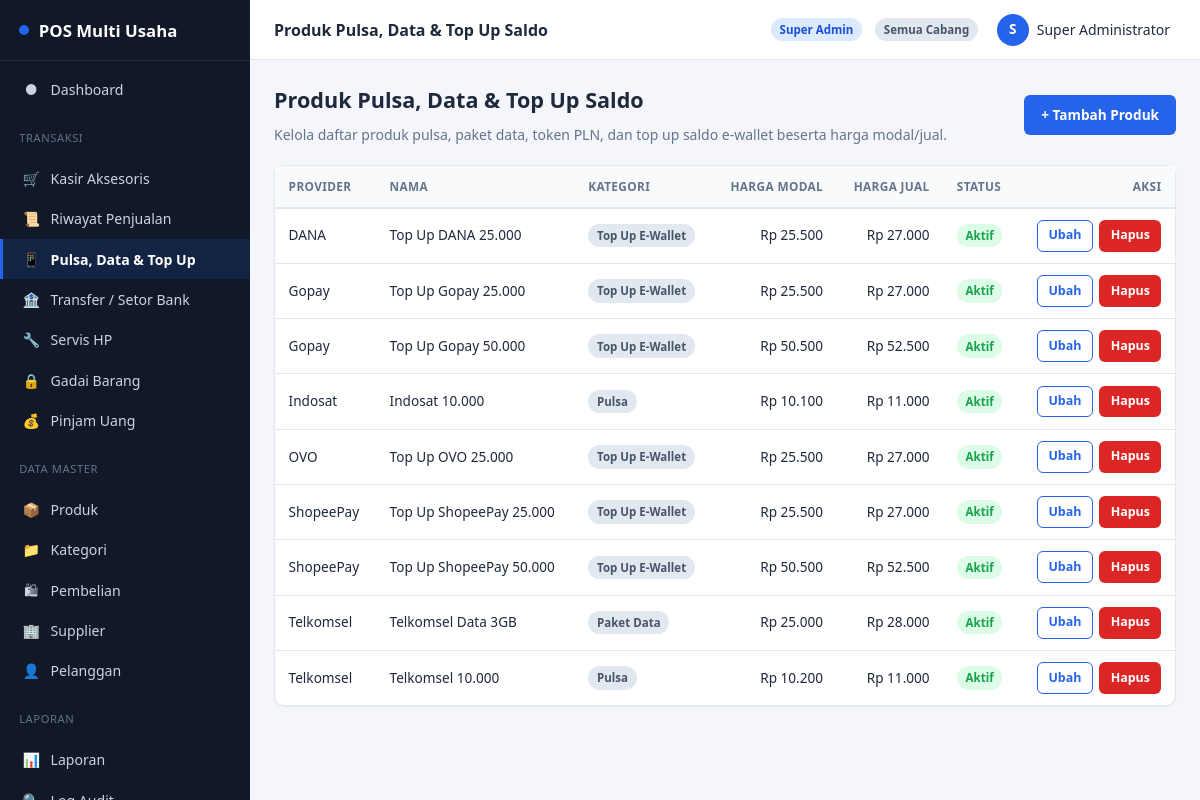
Screenshot of /pulsa/products (signed in) with the database file from the repository.
### tables this page shows
CREATE TABLE IF NOT EXISTS pulsa_products (
    id              INT UNSIGNED AUTO_INCREMENT PRIMARY KEY,
    category         ENUM('pulsa','paket_data','pln','ewallet','other') NOT NULL DEFAULT 'pulsa',
    provider         VARCHAR(50) NOT NULL COMMENT 'Telkomsel, Indosat, XL, Gopay, OVO, DANA, dll',
    name             VARCHAR(100) NOT NULL,
    nominal          DECIMAL(15,2) NOT NULL DEFAULT 0,
    cost_price       DECIMAL(15,2) NOT NULL DEFAULT 0,
    sale_price       DECIMAL(15,2) NOT NULL DEFAULT 0,
    is_active        TINYINT(1) NOT NULL DEFAULT 1,
    created_at       DATETIME NOT NULL DEFAULT CURRENT_TIMESTAMP,
    deleted_at       DATETIME DEFAULT NULL
);

### app/core/Controller.php (called while the page is built, shortened)
<?php
abstract class Controller
{
    protected function view(string $view, array $data = [], string $layout = 'app'): void
    {
        extract($data, EXTR_SKIP);
        $viewFile = VIEW_PATH . '/' . $view . '.php';
        $content = function () use ($viewFile, $data): void {
            extract($data, EXTR_SKIP);
            require $viewFile;
        };
        require VIEW_PATH . '/layouts/' . $layout . '.php';
    }
}

### app/controllers/PulsaController.php (called while the page is built, shortened)
<?php
final class PulsaController extends Controller
{
    public function products(): void
    {
        $this->view('pulsa/products', [
            'title'    => 'Produk Pulsa, Data & Top Up Saldo',
            'products' => PulsaProductModel::all('provider, nominal'),
        ]);
    }
}

### app/core/Router.php (called while the page is built, shortened)
<?php
final class Router
{
    public static function dispatch(string $route): void
    {
        $route = trim($route, '/');
        $segments = $route === '' ? [] : explode('/', $route);
        $action    = $segments[1] ?? 'index';
        $params    = array_slice($segments, 2);
        $controller = new $controllerClass();
        call_user_func_array([$controller, $action], $params);
    }
}

### index.php (called while the page is built, shortened)
<?php
$route = $_GET['route'] ?? '';
Router::dispatch($route);

### app/core/Model.php (called while the page is built, shortened)
<?php
abstract class Model
{
    protected static string $table;
    protected static bool $softDelete = false;
    protected static function db(): PDO
    {
        return Database::connection();
    }
    protected static function baseWhere(): string
    {
        return static::$softDelete ? ' WHERE deleted_at IS NULL' : '';
    }
    public static function all(string $orderBy = ''): array
    {
        $sql = 'SELECT * FROM ' . static::$table . static::baseWhere();
        if ($orderBy !== '') {
            $sql .= ' ORDER BY ' . $orderBy;
        }
        return static::db()->query($sql)->fetchAll();
    }
}

### app/views/pulsa/products.php (the view, shortened to what this page needs)
<div class="content-header">
    <div>
        <h1>Produk Pulsa, Data &amp; Top Up Saldo</h1>
        <p class="text-muted mb-0">Kelola daftar produk pulsa, paket data, token PLN, dan top up saldo e-wallet beserta harga modal/jual.</p>
    </div>
    <a class="btn" href="<?= e(url('pulsa/productCreate')) ?>">+ Tambah Produk</a>
</div>
<div class="card">
    <div class="table-wrap">
        <table>
            <thead><tr><th>Provider</th><th>Nama</th><th>Kategori</th><th class="text-right">Harga Modal</th><th class="text-right">Harga Jual</th><th>Status</th><th class="text-right">Aksi</th></tr></thead>
            <tbody>
            <?php $categoryLabels = ['pulsa' => 'Pulsa', 'paket_data' => 'Paket Data', 'pln' => 'Token PLN', 'ewallet' => 'Top Up E-Wallet', 'other' => 'Lainnya']; ?>
            <?php foreach ($products as $p): ?>
                <tr>
                    <td><?= e($p['provider']) ?></td>
                    <td><?= e($p['name']) ?></td>
                    <td><span class="badge badge-gray"><?= e($categoryLabels[$p['category']] ?? $p['category']) ?></span></td>
                    <td class="text-right"><?= rupiah($p['cost_price']) ?></td>
                    <td class="text-right"><?= rupiah($p['sale_price']) ?></td>
                    <td><?= $p['is_active'] ? '<span class="badge badge-success">Aktif</span>' : '<span class="badge badge-gray">Nonaktif</span>' ?></td>
                    <td class="text-right">
                        <div class="table-actions" style="justify-content:flex-end;">
                            <a class="btn btn-sm btn-outline" href="<?= e(url('pulsa/productEdit/' . $p['id'])) ?>">Ubah</a>
                            <form method="post" action="<?= e(url('pulsa/productDestroy/' . $p['id'])) ?>" data-confirm="Hapus produk ini?">
                                <button type="submit" class="btn btn-sm btn-danger">Hapus</button>
                            </form>
                        </div>
                    </td>
                </tr>
            <?php endforeach; ?>
            </tbody>
        </table>
    </div>
</div>

### assets/css/app.css (style rules this page uses)
:root { --color-primary: #2563eb; --color-primary-dark: #1d4ed8; --color-primary-light: #dbeafe; --color-success: #16a34a; --color-success-light: #dcfce7; --color-danger: #dc2626; --color-danger-light: #fee2e2; --color-warning: #d97706; --color-warning-light: #fef3c7; --color-info: #0891b2; --color-bg: #f4f6fb; --color-surface: #ffffff; --color-border: #e2e8f0; --color-text: #1e293b; --color-text-muted: #64748b; --color-sidebar-bg: #111827; --color-sidebar-text: #cbd5e1; --color-sidebar-active: #2563eb; --radius-sm: 6px; --radius-md: 10px; --radius-lg: 16px; --shadow-sm: 0 1px 2px rgba(15, 23, 42, .06); --shadow-md: 0 4px 12px rgba(15, 23, 42, .08); --sidebar-width: 250px; --header-height: 60px; }
* { box-sizing: border-box; }
html, body { margin: 0; padding: 0; height: 100%; }
body { font-family: 'Segoe UI', Roboto, -apple-system, BlinkMacSystemFont, Arial, sans-serif; background: var(--color-bg); color: var(--color-text); font-size: 14px; line-height: 1.5; }
a { color: var(--color-primary); text-decoration: none; }
h1, h2, h3, h4 { margin: 0 0 .5rem; font-weight: 600; }
p { margin: 0 0 .75rem; }
.content-header { display: flex; align-items: center; justify-content: space-between; flex-wrap: wrap; gap: .75rem; margin-bottom: 1.25rem; }
.content-header h1 { font-size: 1.35rem; }
.card { background: var(--color-surface); border: 1px solid var(--color-border); border-radius: var(--radius-md); box-shadow: var(--shadow-sm); margin-bottom: 1.25rem; }
.btn { display: inline-flex; align-items: center; justify-content: center; gap: .4rem; padding: .55rem 1rem; border-radius: var(--radius-sm); border: 1px solid transparent; font: inherit; font-weight: 600; font-size: .85rem; cursor: pointer; background: var(--color-primary); color: #fff; transition: filter .15s ease; }
.btn-sm { padding: .35rem .65rem; font-size: .78rem; }
.btn-outline { background: transparent; color: var(--color-primary); border-color: var(--color-primary); }
.btn-danger { background: var(--color-danger); }
.table-wrap { overflow-x: auto; }
table { width: 100%; border-collapse: collapse; font-size: .85rem; }
thead th { text-align: left; padding: .7rem .85rem; background: #f8fafc; border-bottom: 2px solid var(--color-border); font-size: .74rem; text-transform: uppercase; letter-spacing: .03em; color: var(--color-text-muted); white-space: nowrap; }
tbody td { padding: .7rem .85rem; border-bottom: 1px solid var(--color-border); vertical-align: middle; }
tbody tr:last-child td { border-bottom: none; }
.text-right { text-align: right; }
.table-actions { display: flex; gap: .4rem; flex-wrap: wrap; }
.badge { display: inline-flex; align-items: center; padding: .2rem .55rem; border-radius: 999px; font-size: .72rem; font-weight: 700; }
.badge-success { background: var(--color-success-light); color: var(--color-success); }
.badge-gray { background: #e2e8f0; color: #475569; }
.mb-0 { margin-bottom: 0; }
.text-muted { color: var(--color-text-muted); }

### rows the page displays
pulsa_products: provider "DANA", name "Top Up DANA 25.000", category "Top Up E-Wallet", cost_price "Rp 25.500", sale_price "Rp 27.000", is_active "Aktif"
pulsa_products: provider "Gopay", name "Top Up Gopay 25.000", category "Top Up E-Wallet", cost_price "Rp 25.500", sale_price "Rp 27.000", is_active "Aktif"
pulsa_products: provider "Gopay", name "Top Up Gopay 50.000", category "Top Up E-Wallet", cost_price "Rp 50.500", sale_price "Rp 52.500", is_active "Aktif"
pulsa_products: provider "Indosat", name "Indosat 10.000", category "Pulsa", cost_price "Rp 10.100", sale_price "Rp 11.000", is_active "Aktif"
pulsa_products: provider "OVO", name "Top Up OVO 25.000", category "Top Up E-Wallet", cost_price "Rp 25.500", sale_price "Rp 27.000", is_active "Aktif"
pulsa_products: provider "ShopeePay", name "Top Up ShopeePay 25.000", category "Top Up E-Wallet", cost_price "Rp 25.500", sale_price "Rp 27.000", is_active "Aktif"
pulsa_products: provider "ShopeePay", name "Top Up ShopeePay 50.000", category "Top Up E-Wallet", cost_price "Rp 50.500", sale_price "Rp 52.500", is_active "Aktif"
pulsa_products: provider "Telkomsel", name "Telkomsel Data 3GB", category "Paket Data", cost_price "Rp 25.000", sale_price "Rp 28.000", is_active "Aktif"
pulsa_products: provider "Telkomsel", name "Telkomsel 10.000", category "Pulsa", cost_price "Rp 10.200", sale_price "Rp 11.000", is_active "Aktif"

### other values shown
APP_NAME "POS Multi Usaha"
$item['icon'] "●"
$item['label'] "Dashboard"
$item['icon'] "🛒"
$item['label'] "Kasir Aksesoris"
$item['icon'] "📜"
$item['label'] "Riwayat Penjualan"
$item['icon'] "📱"
$item['label'] "Pulsa, Data & Top Up"
$item['icon'] "🏦"
$item['label'] "Transfer / Setor Bank"
$item['icon'] "🔧"
$item['label'] "Servis HP"
$item['icon'] "🔒"
$item['label'] "Gadai Barang"
